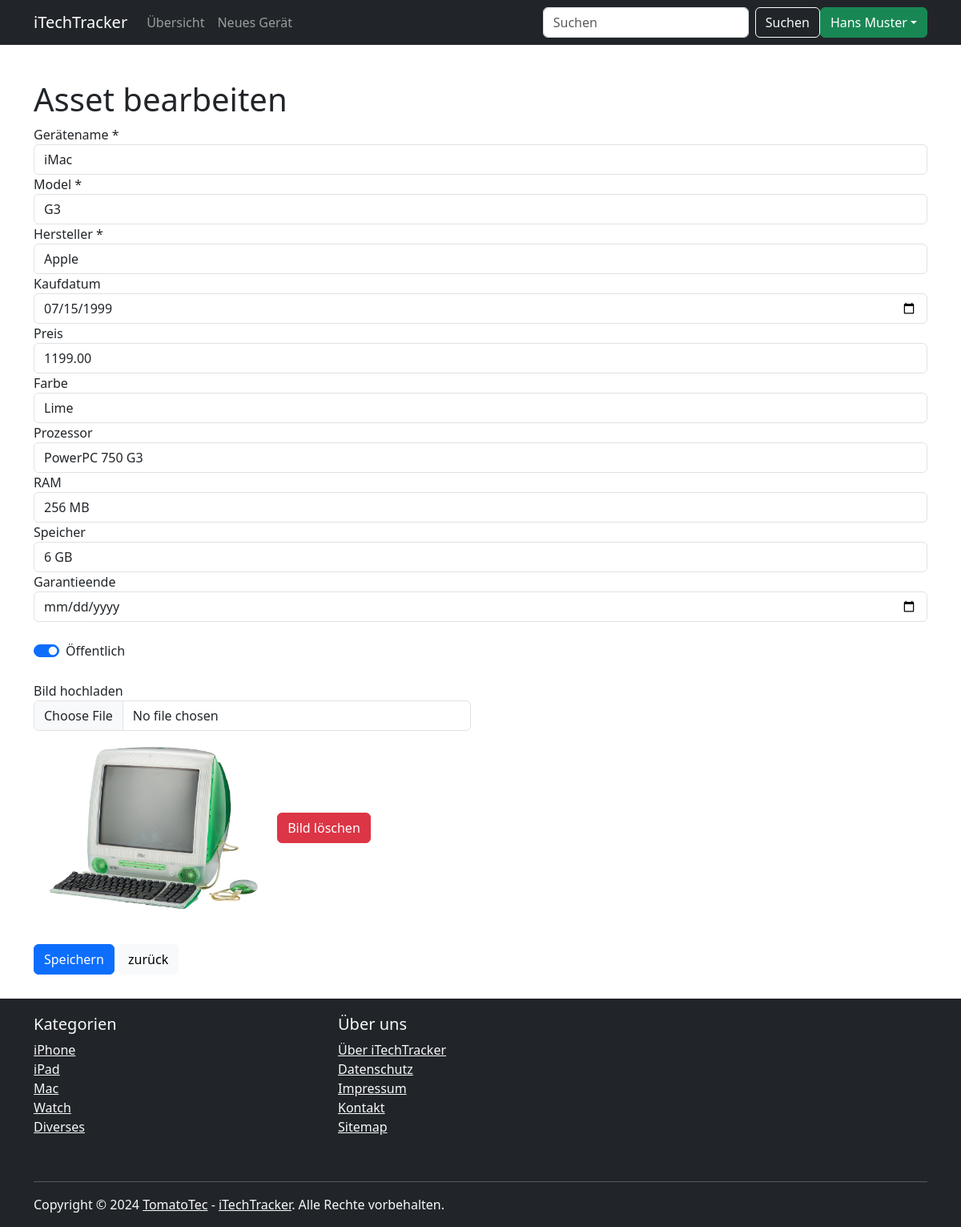
The app's page /asset-edit.php?id=3 (signed in) with its own data.
### tables this page shows
CREATE TABLE `assets` (
  `asset_id` int(11) NOT NULL,
  `user_id` int(11) NOT NULL,
  `device_name` varchar(255) NOT NULL,
  `model` varchar(255) NOT NULL,
  `manufacturer` varchar(255) DEFAULT NULL,
  `purchase_date` date DEFAULT NULL,
  `price` decimal(10,2) DEFAULT NULL,
  `color` varchar(50) DEFAULT NULL,
  `processor` varchar(255) DEFAULT NULL,
  `ram` varchar(50) DEFAULT NULL,
  `storage` varchar(50) DEFAULT NULL,
  `warranty_end` date DEFAULT NULL,
  `image_path` varchar(255) DEFAULT NULL,
  `public` tinyint(1) NOT NULL DEFAULT '0'
);

### asset-edit.php (the view, shortened to what this page needs)
<?php
include 'include/dbconnector.inc.php';
$asset_id = intval($_GET['id']);
$query = "SELECT * FROM assets WHERE asset_id = ? AND user_id = ?";
$stmt = $dbconn->prepare($query);
$user_id = $_SESSION['user_id'];
$stmt->bind_param("ii", $asset_id, $user_id);
$stmt->execute();
$result = $stmt->get_result();
$asset = $result->fetch_assoc();
?>
<!DOCTYPE html>
<html lang="de">
<head>
    <link rel="stylesheet" href="Style.css">
    <link href="https://cdn.jsdelivr.net/npm/bootstrap@5.3.3/dist/css/bootstrap.min.css" rel="stylesheet">
</head>
<body>
    <?php
    include 'include/navbar.inc.php';
    ?>
    <div class="container content-all">
        <h1>Asset bearbeiten</h1>
        <form id="editForm" method="post" enctype="multipart/form-data">
            <div class="form-group">
                <label for="device_name">Gerätename *</label>
                <input type="text" id="device_name" name="device_name" class="form-control" value="<?php echo $asset['device_name']; ?>" required>
            </div>
            <div class="form-group">
                <label for="model">Model *</label>
                <input type="text" id="model" name="model" class="form-control" value="<?php echo $asset['model']; ?>" required>
            </div>
            <div class="form-group">
                <label for="manufacturer">Hersteller *</label>
                <input type="text" id="manufacturer" name="manufacturer" class="form-control" value="<?php echo $asset['manufacturer']; ?>" required>
            </div>
            <div class="form-group">
                <label for="purchase_date">Kaufdatum</label>
                <input type="date" id="purchase_date" name="purchase_date" value="<?php echo $asset['purchase_date']; ?>" class="form-control">
            </div>
            <div class="form-group">
                <label for="price">Preis</label>
                <input type="number" id="price" name="price" class="form-control" step="0.01" value="<?php echo $asset['price']; ?>">
            </div>
            <div class="form-group">
                <label for="color">Farbe</label>
                <input type="text" id="color" name="color" class="form-control" value="<?php echo $asset['color']; ?>">
            </div>
            <div class="form-group">
                <label for="processor">Prozessor</label>
                <input type="text" id="processor" name="processor" class="form-control" value="<?php echo $asset['processor']; ?>">
            </div>
            <div class="form-group">
                <label for="ram">RAM</label>
                <input type="text" id="ram" name="ram" class="form-control" value="<?php echo $asset['ram']; ?>">
            </div>
            <div class="form-group">
                <label for="storage">Speicher</label>
                <input type="text" id="storage" name="storage" class="form-control" value="<?php echo $asset['storage']; ?>">
            </div>
            <div class="form-group">
                <label for="warranty_end">Garantieende</label>
                <input type="date" id="warranty_end" name="warranty_end" class="form-control" value="<?php echo $asset['warranty_end']; ?>">
            </div>
            <br>
            <div class="form-group">
                <div class="form-check form-switch">
                    <input class="form-check-input" type="checkbox" id="public" name="public" <?php echo $asset['public'] == 1 ? 'checked' : ''; ?>>
                    <label class="form-check-label" for="public">Öffentlich</label>
                </div>
            </div>
            <br>
            <div class="row">
                <div class="col-md-6">
                    <div class="form-group">
                        <label for="image">Bild hochladen</label>
                        <input type="file" id="image" name="image" accept="image/png, image/jpg, image/jpeg" class="form-control">
                    </div>
                    <div class="form-group">
                        <?php if (!empty($asset['image_path']) && file_exists($asset['image_path'])) : ?>
                            <img src="<?php echo $asset['image_path']; ?>" alt="Bild" style="max-width: 300px;">
                            <button type="submit" class="btn btn-danger" name="delete_image">Bild löschen</button>
                        <?php else : ?>
                            <p>Kein Bild vorhanden</p>
                        <?php endif; ?>
                    </div>
                </div>
            </div>
            <br>
            <button type="submit" class="btn btn-primary">Speichern</button>
            <button onclick="window.location.href='./overview.php';" type="button" name="button" class="btn btn-light">zurück</button>
        </form>
    </div>
    <?php
    include 'include/footer.inc.php';
    ?>
</body>
</html>

### Style.css (style rules this page uses)
.content-all { margin-top: 100px; margin-bottom: 30px; }
body { min-height: 100vh; display: flex; flex-direction: column; }

### records on screen
assets: device_name "iMac", model "G3", manufacturer "Apple", purchase_date "07/15/1999", price "1199.00", color "Lime", processor "PowerPC 750 G3", ram "256 MB", storage "6 GB", public "☑", image_path (picture)

### other values on screen
$fullname "Hans Muster"
